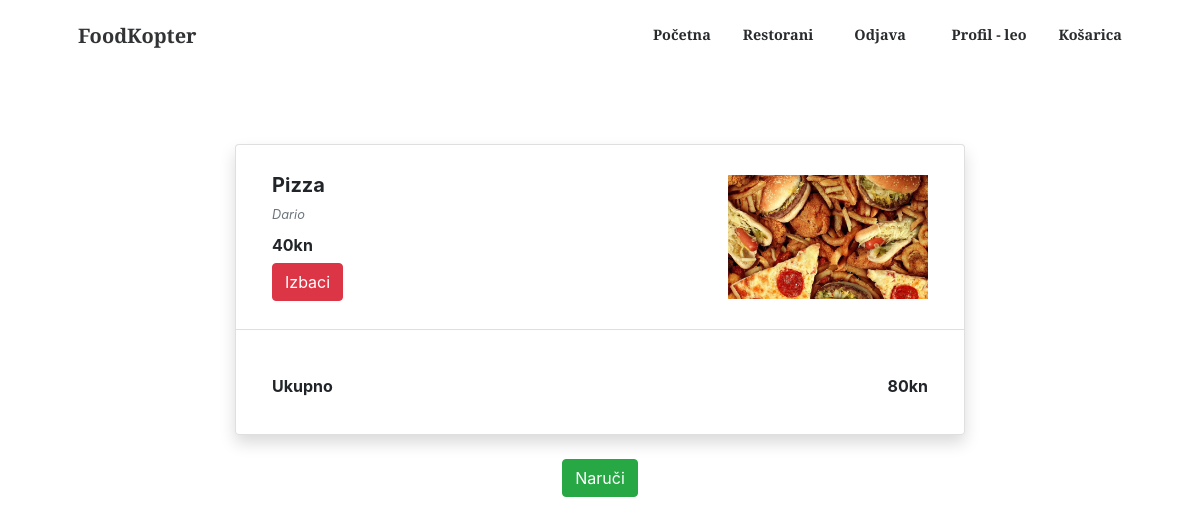
The page /lista/ (signed in) on the database as committed earlier.
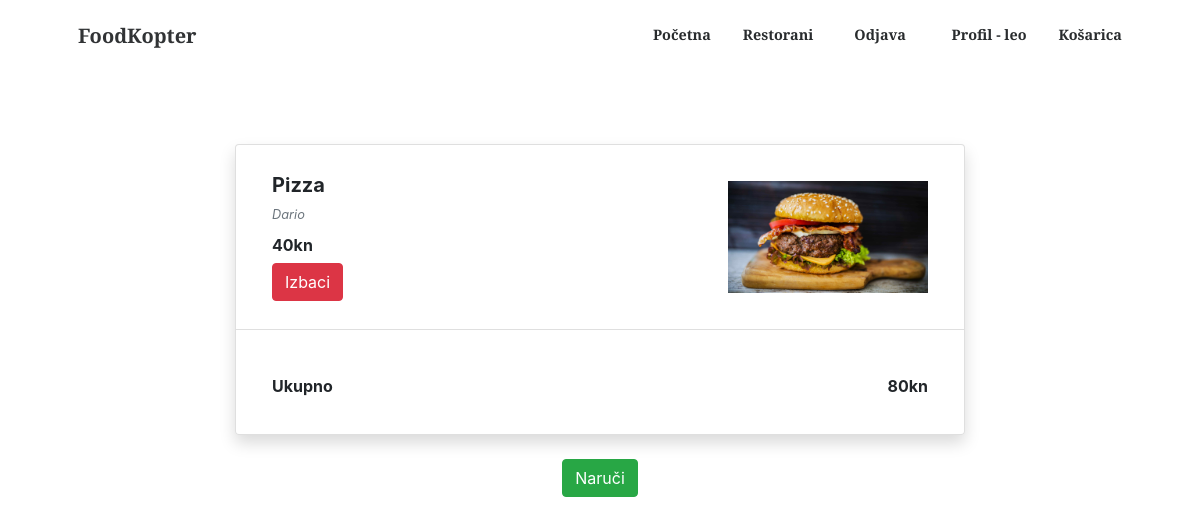
The same page on the database as committed later.
### main/models.py (models this page shows, shortened)
class Jelo(models.Model):
    ime = models.CharField(max_length=50, blank=True)
    cijena = models.IntegerField(null=True)
    restoran = models.ForeignKey(Restoran, on_delete=models.CASCADE, null = True)
    slika = models.ImageField(default = "static/img/default1.jpg", upload_to='static/user/')

class Restoran(models.Model):
    ime = models.CharField(max_length=50, blank=True)
    kratko = models.TextField(blank=True)
    opis = models.TextField(blank=True)
    sirina = models.FloatField(null=True)
    duzina = models.FloatField(null=True)
    grad = models.CharField(max_length=50, blank=True)
    slika = models.ImageField(default = "static/img/default1.jpg", upload_to='static/user/')

### main/views.py (the view)
# urls.py: path('lista/', views.kosarica, name="kosarica"),
def kosarica(request):
    user = request.user
    narudzba =  Narudzba.objects.get(user=request.user)
    return render(request, 'main/kosarica.html', {"narudzba":narudzba})

### main/templates/main/kosarica.html (shortened to what this page needs)
{% extends "main/navbar.html" %}
{% load static %}
{% block content %}
<br><br><br><br>
<div class="container py-5" >
  <div class="row">
    <div class="col-lg-8 mx-auto">
      <ul class="list-group shadow">
        {%for jelo in narudzba.meni.all%}
        <li class="list-group-item">
          <div class="media align-items-lg-center flex-column flex-lg-row p-3">
            <div class="media-body order-2 order-lg-1">
              <h5 class="mt-0 font-weight-bold mb-2">{{jelo.ime}}</h5>
              <p class="font-italic text-muted mb-0 small">{{jelo.restoran.ime}}</p>
              <div class="d-flex align-items-center justify-content-between mt-1">
                <h6 class="font-weight-bold my-2">{{jelo.cijena}}kn</h6>
                <ul class="list-inline small">
                </ul>
              </div>
              <a href="/kosarica/izbaci/{{jelo.id}}" class="btn btn-danger">Izbaci</a>
            </div><img src="/{{jelo.slika}}" alt="Slika nije dostupna" width="200" class="ml-lg-5 order-1 order-lg-2">
          </div>
        </li>
    {%endfor%}
    <li class="list-group-item">
      <div class="media align-items-lg-center flex-column flex-lg-row p-3">
        <div class="media-body order-2 order-lg-1">
          <div class="d-flex align-items-center justify-content-between mt-1">
            <h6 class="font-weight-bold my-2 ">Ukupno</h6>
            <p id="suma" class="font-weight-bold my-2 ">{{narudzba.ukupno}}kn</p>
          </div>
        </div>
      </div>
    </li>
      </ul>
    </div>
  </div>
  <br>
  <div  class="d-flex justify-content-center">
    <a href="/naruci/" class="btn btn-success">Naruči</a>
  </div>
</div>
{% endblock content %}

Rows that differ between the two databases and show on the page:
changed Jelo "Pizza": slika: a different picture
